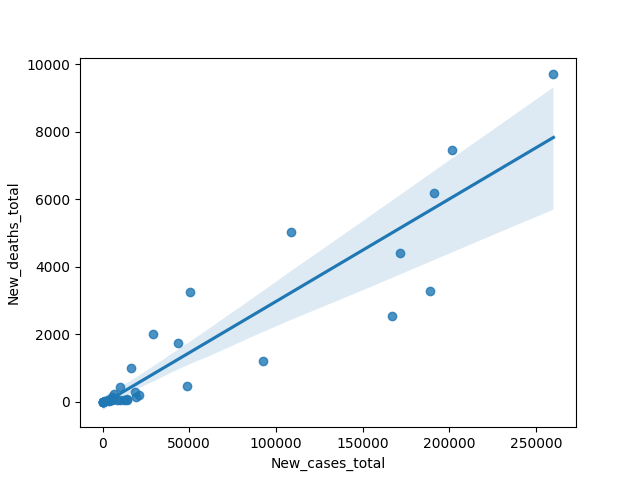
#> input picture info/2020/who_corr.png, 640 x 480 px
$ python img_concat.py
#> lines starting #> are read from the running program, lines starting #| are printed output that depends on the picture
import cv2
import os
import logging


logging.basicConfig(format='%(asctime)s - %(levelname)s - %(message)s',
                    level=logging.INFO,
                    # datefmt='%d-%b-%y %H:%M:%S'
                    )


def h_concat(imgs):
    imv = cv2.hconcat(imgs)
    return imv


def v_concat(imgs):
    imv = cv2.vconcat(imgs)
    return imv


def export_img_who(year):
    folder_path = os.path.join("info", year[0])
    img_path = os.path.join(folder_path, "who_corr.png")
    img1 = cv2.imread(img_path)
#> img1 is the input picture: shape (480, 640, 3); mean B, G, R 249.8, 248.5, 246.6
    folder_path = os.path.join("info", year[1])
    img_path = os.path.join(folder_path, "who_corr.png")
    img2 = cv2.imread(img_path)
    img_new = h_concat([img1, img2])
#> in h_concat, `imv = cv2.hconcat(imgs)`:
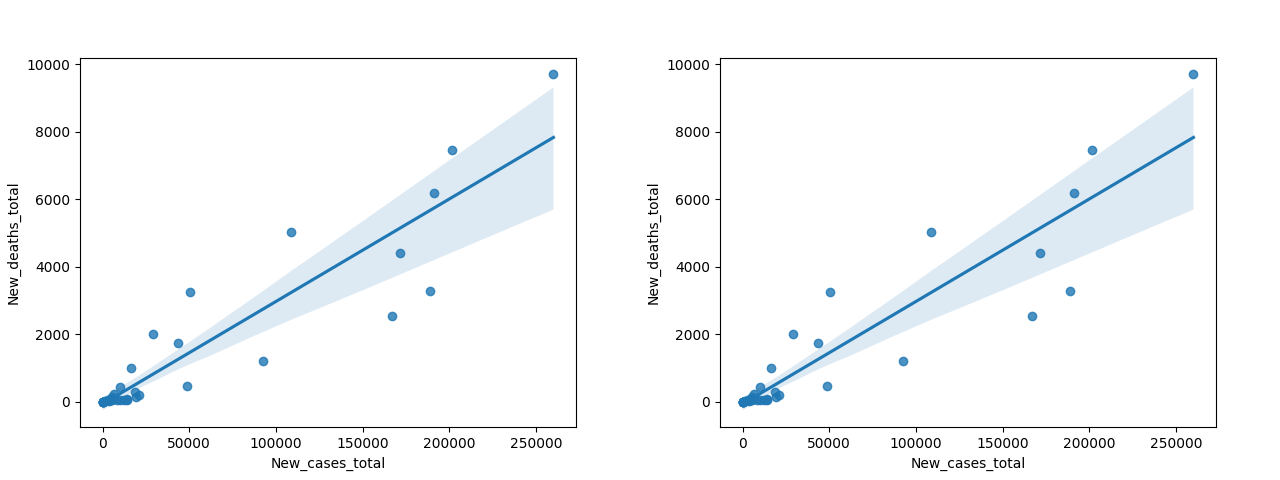
#> imv: shape (480, 1280, 3); mean of channels 0, 1, 2 249.8, 248.5, 246.6; drawn as B, G, R
    out_path = os.path.join("info", "who_corr_plot.jpg")
    cv2.imwrite(out_path, img_new)
    logging.info(f"Image saved in {out_path}")


def export_img(year):
    folder_path = os.path.join("info", year)
    ver_img_list = []
    col_1 = ['affect', 'appreciation', 'judgement']
    col_2 = ['New_cases', 'New_deaths']
    for i in col_2:
        hor_img_list = []
        for j in col_1:
            file_name = f"{j}_{i}.png"
            file_path = os.path.join(folder_path, file_name)
            hor_img_list.append(cv2.imread(file_path))
        ver_img_list.append(h_concat(hor_img_list))
    concat_img = v_concat(ver_img_list)
    out_path = os.path.join("info", f"{year}_corr_plot.jpg")
    cv2.imwrite(out_path, concat_img)
    logging.info(f"Image saved in {out_path}")


def main():
    year = ["2020", "2021"]
    export_img_who(year)
    for i in year:
        export_img(i)


if __name__ == "__main__":
    main()
